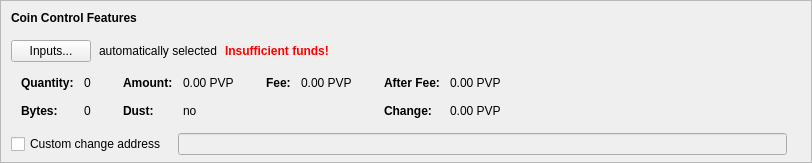
    <widget class="QFrame" name="frameCoinControl">
     <property name="sizePolicy">
      <sizepolicy hsizetype="Expanding" vsizetype="Expanding">
       <horstretch>0</horstretch>
       <verstretch>0</verstretch>
      </sizepolicy>
     </property>
     <property name="maximumSize">
      <size>
       <width>16777215</width>
       <height>16777215</height>
      </size>
     </property>
     <property name="frameShape">
      <enum>QFrame::StyledPanel</enum>
     </property>
     <property name="frameShadow">
      <enum>QFrame::Sunken</enum>
     </property>
     <layout class="QVBoxLayout" name="verticalLayoutCoinControl2">
      <property name="spacing">
       <number>0</number>
      </property>
      <property name="leftMargin">
       <number>0</number>
      </property>
      <property name="topMargin">
       <number>0</number>
      </property>
      <property name="rightMargin">
       <number>0</number>
      </property>
      <property name="bottomMargin">
       <number>6</number>
      </property>
      <item>
       <layout class="QVBoxLayout" name="verticalLayoutCoinControl" stretch="0,0,0,0,1">
        <property name="spacing">
         <number>0</number>
        </property>
        <property name="leftMargin">
         <number>10</number>
        </property>
        <property name="topMargin">
         <number>10</number>
        </property>
        <item>
         <layout class="QHBoxLayout" name="horizontalLayoutCoinControl1">
          <property name="bottomMargin">
           <number>15</number>
          </property>
          <item>
           <widget class="QLabel" name="labelCoinControlFeatures">
            <property name="sizePolicy">
             <sizepolicy hsizetype="Preferred" vsizetype="Maximum">
              <horstretch>0</horstretch>
              <verstretch>0</verstretch>
             </sizepolicy>
            </property>
            <property name="font">
             <font>
              <weight>75</weight>
              <bold>true</bold>
             </font>
            </property>
            <property name="styleSheet">
             <string notr="true">font-weight:bold;</string>
            </property>
            <property name="text">
             <string>Coin Control Features</string>
            </property>
           </widget>
          </item>
         </layout>
        </item>
        <item>
         <layout class="QHBoxLayout" name="horizontalLayoutCoinControl2" stretch="0,0,0,0">
          <property name="spacing">
           <number>8</number>
          </property>
          <property name="bottomMargin">
           <number>10</number>
          </property>
          <item>
           <widget class="QPushButton" name="pushButtonCoinControl">
            <property name="styleSheet">
             <string notr="true"/>
            </property>
            <property name="text">
             <string>Inputs...</string>
            </property>
            <property name="autoDefault">
             <bool>false</bool>
            </property>
           </widget>
          </item>
          <item>
           <widget class="QLabel" name="labelCoinControlAutomaticallySelected">
            <property name="text">
             <string>automatically selected</string>
            </property>
            <property name="margin">
             <number>5</number>
            </property>
           </widget>
          </item>
          <item>
           <widget class="QLabel" name="labelCoinControlInsuffFunds">
            <property name="font">
             <font>
              <weight>75</weight>
              <bold>true</bold>
             </font>
            </property>
            <property name="styleSheet">
             <string notr="true">color:red;font-weight:bold;</string>
            </property>
            <property name="text">
             <string>Insufficient funds!</string>
            </property>
            <property name="margin">
             <number>5</number>
            </property>
           </widget>
          </item>
          <item>
           <spacer name="horizontalSpacerCoinControl">
            <property name="orientation">
             <enum>Qt::Horizontal</enum>
            </property>
            <property name="sizeHint" stdset="0">
             <size>
              <width>40</width>
              <height>1</height>
             </size>
            </property>
           </spacer>
          </item>
         </layout>
        </item>
        <item>
         <widget class="QWidget" name="widgetCoinControl" native="true">
          <property name="sizePolicy">
           <sizepolicy hsizetype="Preferred" vsizetype="Preferred">
            <horstretch>0</horstretch>
            <verstretch>0</verstretch>
           </sizepolicy>
          </property>
          <property name="minimumSize">
           <size>
            <width>0</width>
            <height>0</height>
           </size>
          </property>
          <property name="styleSheet">
           <string notr="true"/>
          </property>
          <layout class="QHBoxLayout" name="horizontalLayoutCoinControl5">
           <property name="leftMargin">
            <number>0</number>
           </property>
           <property name="topMargin">
            <number>0</number>
           </property>
           <property name="rightMargin">
            <number>0</number>
           </property>
           <property name="bottomMargin">
            <number>0</number>
           </property>
           <item>
            <layout class="QHBoxLayout" name="horizontalLayoutCoinControl3" stretch="0,0,0,1">
             <property name="spacing">
              <number>20</number>
             </property>
             <property name="topMargin">
              <number>0</number>
             </property>
             <property name="bottomMargin">
              <number>10</number>
             </property>
             <item>
              <layout class="QFormLayout" name="formLayoutCoinControl1">
               <property name="horizontalSpacing">
                <number>10</number>
               </property>
               <property name="verticalSpacing">
                <number>14</number>
               </property>
               <property name="leftMargin">
                <number>10</number>
               </property>
               <property name="topMargin">
                <number>4</number>
               </property>
               <property name="rightMargin">
                <number>6</number>
               </property>
               <item row="0" column="0">
                <widget class="QLabel" name="labelCoinControlQuantityText">
                 <property name="font">
                  <font>
                   <weight>75</weight>
                   <bold>true</bold>
                  </font>
                 </property>
                 <property name="text">
                  <string>Quantity:</string>
                 </property>
                 <property name="margin">
                  <number>0</number>
                 </property>
                </widget>
               </item>
               <item row="0" column="1">
                <widget class="QLabel" name="labelCoinControlQuantity">
                 <property name="cursor">
                  <cursorShape>IBeamCursor</cursorShape>
                 </property>
                 <property name="contextMenuPolicy">
                  <enum>Qt::ActionsContextMenu</enum>
                 </property>
                 <property name="text">
                  <string notr="true">0</string>
                 </property>
                 <property name="margin">
                  <number>0</number>
                 </property>
                 <property name="textInteractionFlags">
                  <set>Qt::LinksAccessibleByMouse|Qt::TextSelectableByKeyboard|Qt::TextSelectableByMouse</set>
                 </property>
                </widget>
               </item>
               <item row="1" column="0">
                <widget class="QLabel" name="labelCoinControlBytesText">
                 <property name="font">
                  <font>
                   <weight>75</weight>
                   <bold>true</bold>
                  </font>
                 </property>
                 <property name="text">
                  <string>Bytes:</string>
                 </property>
                </widget>
               </item>
               <item row="1" column="1">
                <widget class="QLabel" name="labelCoinControlBytes">
                 <property name="cursor">
                  <cursorShape>IBeamCursor</cursorShape>
                 </property>
                 <property name="contextMenuPolicy">
                  <enum>Qt::ActionsContextMenu</enum>
                 </property>
                 <property name="text">
                  <string notr="true">0</string>
                 </property>
                 <property name="textInteractionFlags">
                  <set>Qt::LinksAccessibleByMouse|Qt::TextSelectableByKeyboard|Qt::TextSelectableByMouse</set>
                 </property>
                </widget>
               </item>
              </layout>
             </item>
             <item>
              <layout class="QFormLayout" name="formLayoutCoinControl2">
               <property name="horizontalSpacing">
                <number>10</number>
               </property>
               <property name="verticalSpacing">
                <number>14</number>
               </property>
               <property name="leftMargin">
                <number>6</number>
               </property>
               <property name="topMargin">
                <number>4</number>
               </property>
               <property name="rightMargin">
                <number>6</number>
               </property>
               <item row="0" column="0">
                <widget class="QLabel" name="labelCoinControlAmountText">
                 <property name="font">
                  <font>
                   <weight>75</weight>
                   <bold>true</bold>
                  </font>
                 </property>
                 <property name="text">
                  <string>Amount:</string>
                 </property>
                 <property name="margin">
                  <number>0</number>
                 </property>
                </widget>
               </item>
               <item row="0" column="1">
                <widget class="QLabel" name="labelCoinControlAmount">
                 <property name="cursor">
                  <cursorShape>IBeamCursor</cursorShape>
                 </property>
                 <property name="contextMenuPolicy">
                  <enum>Qt::ActionsContextMenu</enum>
                 </property>
                 <property name="text">
                  <string notr="true">0.00 PVP</string>
                 </property>
                 <property name="textInteractionFlags">
                  <set>Qt::LinksAccessibleByMouse|Qt::TextSelectableByKeyboard|Qt::TextSelectableByMouse</set>
                 </property>
                </widget>
               </item>
               <item row="1" column="0">
                <widget class="QLabel" name="labelCoinControlLowOutputText">
                 <property name="font">
                  <font>
                   <weight>75</weight>
                   <bold>true</bold>
                  </font>
                 </property>
                 <property name="text">
                  <string>Dust:</string>
                 </property>
                </widget>
               </item>
               <item row="1" column="1">
                <widget class="QLabel" name="labelCoinControlLowOutput">
                 <property name="cursor">
                  <cursorShape>IBeamCursor</cursorShape>
                 </property>
                 <property name="contextMenuPolicy">
                  <enum>Qt::ActionsContextMenu</enum>
                 </property>
                 <property name="text">
                  <string notr="true">no</string>
                 </property>
                 <property name="textInteractionFlags">
                  <set>Qt::LinksAccessibleByMouse|Qt::TextSelectableByKeyboard|Qt::TextSelectableByMouse</set>
                 </property>
                </widget>
               </item>
              </layout>
             </item>
             <item>
              <layout class="QFormLayout" name="formLayoutCoinControl3">
               <property name="horizontalSpacing">
                <number>10</number>
               </property>
               <property name="verticalSpacing">
                <number>14</number>
               </property>
               <property name="leftMargin">
                <number>6</number>
               </property>
               <property name="topMargin">
                <number>4</number>
               </property>
               <property name="rightMargin">
                <number>6</number>
               </property>
               <item row="0" column="0">
                <widget class="QLabel" name="labelCoinControlFeeText">
                 <property name="font">
                  <font>
                   <weight>75</weight>
                   <bold>true</bold>
                  </font>
                 </property>
                 <property name="text">
                  <string>Fee:</string>
                 </property>
                 <property name="margin">
                  <number>0</number>
                 </property>
                </widget>
               </item>
               <item row="0" column="1">
                <widget class="QLabel" name="labelCoinControlFee">
                 <property name="cursor">
                  <cursorShape>IBeamCursor</cursorShape>
                 </property>
                 <property name="contextMenuPolicy">
                  <enum>Qt::ActionsContextMenu</enum>
                 </property>
                 <property name="text">
                  <string notr="true">0.00 PVP</string>
                 </property>
                 <property name="textInteractionFlags">
                  <set>Qt::LinksAccessibleByMouse|Qt::TextSelectableByKeyboard|Qt::TextSelectableByMouse</set>
                 </property>
                </widget>
               </item>
              </layout>
             </item>
             <item>
              <layout class="QFormLayout" name="formLayoutCoinControl4">
               <property name="horizontalSpacing">
                <number>10</number>
               </property>
               <property name="verticalSpacing">
                <number>14</number>
               </property>
               <property name="leftMargin">
                <number>6</number>
               </property>
               <property name="topMargin">
                <number>4</number>
               </property>
               <property name="rightMargin">
                <number>6</number>
               </property>
               <item row="0" column="0">
                <widget class="QLabel" name="labelCoinControlAfterFeeText">
                 <property name="font">
                  <font>
                   <weight>75</weight>
                   <bold>true</bold>
                  </font>
                 </property>
                 <property name="text">
                  <string>After Fee:</string>
                 </property>
                 <property name="margin">
                  <number>0</number>
                 </property>
                </widget>
               </item>
               <item row="0" column="1">
                <widget class="QLabel" name="labelCoinControlAfterFee">
                 <property name="cursor">
                  <cursorShape>IBeamCursor</cursorShape>
                 </property>
                 <property name="contextMenuPolicy">
                  <enum>Qt::ActionsContextMenu</enum>
                 </property>
                 <property name="text">
                  <string notr="true">0.00 PVP</string>
                 </property>
                 <property name="textInteractionFlags">
                  <set>Qt::LinksAccessibleByMouse|Qt::TextSelectableByKeyboard|Qt::TextSelectableByMouse</set>
                 </property>
                </widget>
               </item>
               <item row="1" column="0">
                <widget class="QLabel" name="labelCoinControlChangeText">
                 <property name="font">
                  <font>
                   <weight>75</weight>
                   <bold>true</bold>
                  </font>
                 </property>
                 <property name="text">
                  <string>Change:</string>
                 </property>
                </widget>
               </item>
               <item row="1" column="1">
                <widget class="QLabel" name="labelCoinControlChange">
                 <property name="cursor">
                  <cursorShape>IBeamCursor</cursorShape>
                 </property>
                 <property name="contextMenuPolicy">
                  <enum>Qt::ActionsContextMenu</enum>
                 </property>
                 <property name="text">
                  <string notr="true">0.00 PVP</string>
                 </property>
                 <property name="textInteractionFlags">
                  <set>Qt::LinksAccessibleByMouse|Qt::TextSelectableByKeyboard|Qt::TextSelectableByMouse</set>
                 </property>
                </widget>
               </item>
              </layout>
             </item>
            </layout>
           </item>
          </layout>
         </widget>
        </item>
        <item>
         <layout class="QHBoxLayout" name="horizontalLayoutCoinControl4" stretch="0,0,0">
          <property name="spacing">
           <number>12</number>
          </property>
          <property name="sizeConstraint">
           <enum>QLayout::SetDefaultConstraint</enum>
          </property>
          <property name="topMargin">
           <number>5</number>
          </property>
          <property name="rightMargin">
           <number>5</number>
          </property>
          <item>
           <widget class="QCheckBox" name="checkBoxCoinControlChange">
            <property name="toolTip">
             <string>If this is activated, but the change address is empty or invalid, change will be sent to a newly generated address.</string>
            </property>
            <property name="text">
             <string>Custom change address</string>
            </property>
           </widget>
          </item>
          <item>
           <widget class="QValidatedLineEdit" name="lineEditCoinControlChange">
            <property name="enabled">
             <bool>false</bool>
            </property>
            <property name="sizePolicy">
             <sizepolicy hsizetype="Expanding" vsizetype="Fixed">
              <horstretch>0</horstretch>
              <verstretch>0</verstretch>
             </sizepolicy>
            </property>
           </widget>
          </item>
          <item>
           <widget class="QLabel" name="labelCoinControlChangeLabel">
            <property name="sizePolicy">
             <sizepolicy hsizetype="Preferred" vsizetype="Expanding">
              <horstretch>0</horstretch>
              <verstretch>0</verstretch>
             </sizepolicy>
            </property>
            <property name="minimumSize">
             <size>
              <width>0</width>
              <height>0</height>
             </size>
            </property>
            <property name="text">
             <string/>
            </property>
            <property name="margin">
             <number>3</number>
            </property>
           </widget>
          </item>
         </layout>
        </item>
        <item>
         <spacer name="verticalSpacerCoinControl">
          <property name="orientation">
           <enum>Qt::Vertical</enum>
          </property>
          <property name="sizeHint" stdset="0">
           <size>
            <width>800</width>
            <height>1</height>
           </size>
          </property>
         </spacer>
        </item>
       </layout>
      </item>
     </layout>
    </widget>
